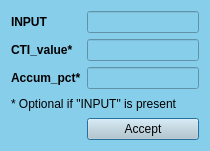
<?xml version="1.0" encoding="UTF-8"?>
<ui version="4.0">
 <class>ControlTOPAGNPS</class>
 <widget class="QDialog" name="ControlTOPAGNPS">
  <property name="geometry">
   <rect>
    <x>0</x>
    <y>0</y>
    <width>210</width>
    <height>151</height>
   </rect>
  </property>
  <property name="windowTitle">
   <string>PEG control file</string>
  </property>
  <property name="styleSheet">
   <string notr="true">background-color: #87CEEB;</string>
  </property>
  <layout class="QGridLayout" name="gridLayout">
   <item row="0" column="0">
    <widget class="QLabel" name="label">
     <property name="font">
      <font>
       <weight>75</weight>
       <bold>true</bold>
      </font>
     </property>
     <property name="text">
      <string>INPUT</string>
     </property>
    </widget>
   </item>
   <item row="0" column="1">
    <widget class="QLineEdit" name="lineEdit">
     <property name="font">
      <font>
       <weight>75</weight>
       <bold>true</bold>
      </font>
     </property>
    </widget>
   </item>
   <item row="1" column="0">
    <widget class="QLabel" name="label_2">
     <property name="font">
      <font>
       <weight>75</weight>
       <bold>true</bold>
      </font>
     </property>
     <property name="text">
      <string>CTI_value*</string>
     </property>
    </widget>
   </item>
   <item row="1" column="1">
    <widget class="QLineEdit" name="lineEdit_2">
     <property name="font">
      <font>
       <weight>75</weight>
       <bold>true</bold>
      </font>
     </property>
    </widget>
   </item>
   <item row="2" column="0">
    <widget class="QLabel" name="label_3">
     <property name="font">
      <font>
       <weight>75</weight>
       <bold>true</bold>
      </font>
     </property>
     <property name="text">
      <string>Accum_pct*</string>
     </property>
    </widget>
   </item>
   <item row="2" column="1">
    <widget class="QLineEdit" name="lineEdit_3">
     <property name="font">
      <font>
       <weight>75</weight>
       <bold>true</bold>
      </font>
     </property>
     <property name="text">
      <string/>
     </property>
    </widget>
   </item>
   <item row="3" column="0" colspan="2">
    <widget class="QLabel" name="label_4">
     <property name="text">
      <string>* Optional if &quot;INPUT&quot; is present</string>
     </property>
    </widget>
   </item>
   <item row="4" column="1">
    <widget class="QPushButton" name="pushButton">
     <property name="styleSheet">
      <string notr="true">background-color: #becbd1;</string>
     </property>
     <property name="text">
      <string>Accept</string>
     </property>
    </widget>
   </item>
  </layout>
 </widget>
 <resources/>
 <connections/>
</ui>
